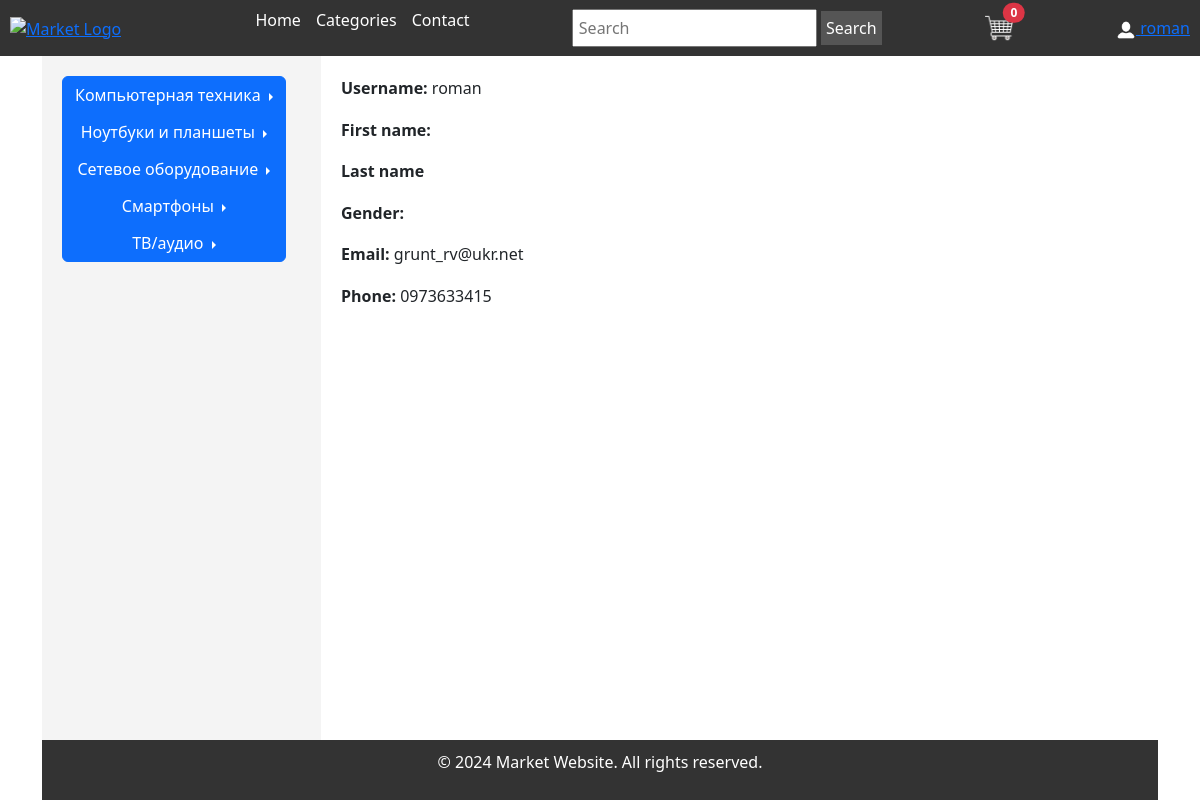
/profile/ (signed in), run on the app's committed database.
### market/models.py (models this page shows, shortened)
class Category(models.Model):
    name = models.CharField(max_length=200, db_index=True)
    slug = models.SlugField(max_length=200, db_index=True, unique=True)
    parent = models.ForeignKey('self', related_name='subcategories', on_delete=models.CASCADE, blank=True, null=True)
    class Meta:
        ordering = ('name',)
        verbose_name = 'Category'
        verbose_name_plural = 'Categories'

class Profile(models.Model):
    user = models.OneToOneField(User, on_delete=models.CASCADE)
    avatar = models.ImageField(upload_to='user_avatar')
    phone = models.CharField(max_length=15, blank=True)
    country = models.CharField(max_length=25, blank=True)
    city = models.CharField(max_length=30, blank=True)
    gender = models.CharField(max_length=6, blank=True)
    main_delivery_address = models.CharField(max_length=100, blank=True)

### market/views.py (the view)
# urls.py: path('profile/', views.profile, name='profile'),
@login_required
def profile(request):
    profile_data = get_object_or_404(Profile, user=request.user)
    context = {'profile_data': profile_data}
    return render(request, 'market/profile.html', context)

### market/context_processors.py (called while the page is built)
def categories(request):
    return {
        'categories': Category.objects.all()
    }

### templates/market/profile.html
{% extends "market/base.html" %}
{% block content %}
    <p><b>Username:</b> {{ profile_data.user.username }}</p>
    <p><b>First name:</b> {{ profile_data.user.first_name }}</p>
    <p><b>Last name</b> {{ profile_data.user.last_name }}</p>
    <p><b>Gender:</b> {{ profile_data.gender }}</p>
    <p><b>Email:</b> {{ profile_data.user.email }}</p>
    <p><b>Phone:</b> {{ profile_data.phone }}</p>
{% endblock %}

### templates/market/base.html (shortened to what this page needs)
<!doctype html>
<html lang="en">
<head>
    {% load static %}
    <link href="https://cdn.jsdelivr.net/npm/bootstrap@5.3.3/dist/css/bootstrap.min.css" rel="stylesheet">
    <link href="{% static 'market/css/style.css' %}" rel="stylesheet">
</head>
<body>
    <div class="container">
        <header class="header">
            <div class="logo">
                <a href="#"><img src="path/to/your-logo.png" alt="Market Logo"></a>
            </div>
            <nav class="navigation">
                <ul>
                    <li><a href="{% url 'market:index' %}">Home</a></li>
                    <li><a href="{% url 'market:categories_list' %}">Categories</a></li>
                    <li><a href="#">Contact</a></li>
                </ul>
            </nav>
            <div class="search">
                <form>
                    <input type="text" placeholder="Search">
                    <button type="submit">Search</button>
                </form>
            </div>
            <div class="cart-logo_wrapper position-relative">
                 <span class="position-absolute top-10 start-100 translate-middle badge rounded-pill bg-danger">
                    {{ cart|length }}</span>
                 <a href="{% url 'cart:cart_detail' %}">
                    <img src="{% static 'market/images/cart.png' %}">
                 </a>
            </div>
            {% if user.is_authenticated %}
                <div class="enter-logo_wrapper">
                    <a href="javascript:void(0);" onclick="toggleProfileInfo()">
                        <img class="enter-logo" src="{% static 'market/images/user_logo.png' %}">
                        <span>{{user}}</span>
                    </a>
                </div>
            {% endif %}
        </header>
        <aside class="sidebar">
            <div class="btn-group-vertical" role="group" aria-label="Vertical button group">
                {% for category in categories %}
                    {% if category.parent is None %}
                        <div class="btn-group dropend" role="group">
                            <button type="button" class="btn btn-primary dropdown-toggle" data-bs-toggle="dropdown" aria-expanded="false">
                                {{ category.name }}
                            </button>
                        </div>
                    {% endif %}
                {% endfor %}
            </div>
        </aside>
        <main class="main-content">
            {% block content %}
            {% endblock %}
        </main>
        <footer class="footer">
            <p>&copy; 2024 Market Website. All rights reserved.</p>
        </footer>
    </div>
</body>
</html>

### static/market/css/style.css (style rules this page uses)
* { margin: 0; padding: 0; box-sizing: border-box; }
.container { display: grid; grid-template-areas: "header header header" "sidebar main main" "footer footer footer"; grid-template-columns: 1fr 3fr; grid-template-rows: auto 1fr auto; height: 100vh; }
.header { grid-area: header; display: flex; justify-content: space-between; align-items: center; padding: 10px; background-color: #333; color: #fff; position: fixed; top: 0; left: 0; width: 100%; height: 56px; z-index: 1000; }
.logo img { height: 50px; }
.navigation ul { list-style-type: none; display: flex; gap: 15px; }
.navigation ul li a { color: #fff; text-decoration: none; }
.search input { padding: 5px; }
.search button { padding: 5px; background-color: #555; color: #fff; border: none; cursor: pointer; }
.cart-logo_wrapper img { width: 30px; height: 30px; }
.enter-logo { width: 20px; height: 20px; }
.sidebar { grid-area: sidebar; background-color: #f4f4f4; margin-top: 56px; padding: 20px; }
.main-content { grid-area: main; margin-top: 56px; padding: 20px; }
.main-content p { line-height: 1.6; }
.footer { grid-area: footer; background-color: #333; color: #fff; text-align: center; padding: 10px; }

### data on the page
Category: name "Компьютерная техника"
Category: name "Ноутбуки и планшеты"
Category: name "Сетевое оборудование"
Category: name "Смартфоны"
Category: name "ТВ/аудио"
Profile: user.username "roman", user.email "grunt_rv@ukr.net", phone "0973633415"

### other printed values
{{ cart|length }} "0"
{{ user }} "roman"
